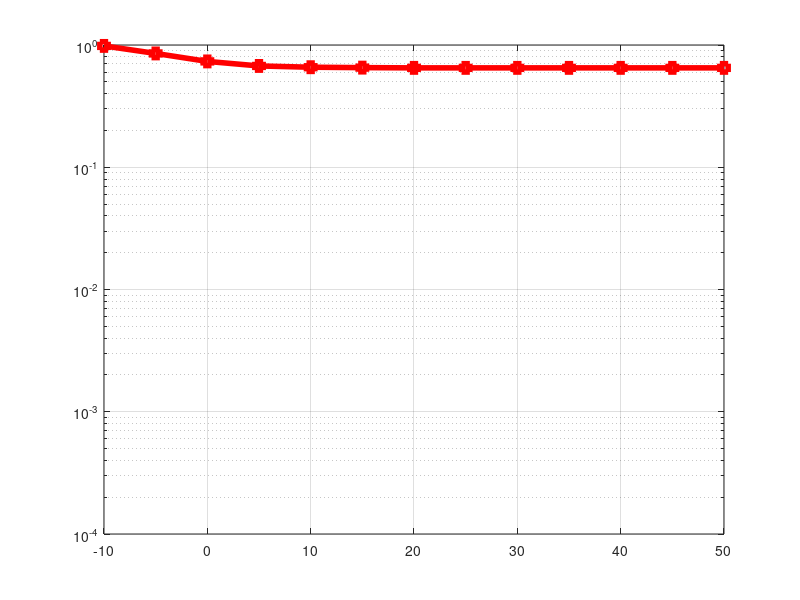

This figure's MATLAB source:
clear all;
close all;
clc;
%% Secure Relay and Jammer Selection for Physical Layer Security

%% Initialisations
% Declaring nodes in the network
M = 4; N = 3; K = 2; % M -> number of intermediate nodes, N -> number of antennas at the destination, K -> is the number of eavesdroppers
SNR_dB = -10:5:50; % No of instances of SNR we would like to plot SNR for
% Generating H matrix - H matrix contains the channel between each intermediate node to ith antenna of the destination.
samples=10^3;
SOP=0;
for ii=1:samples
    H = [];
    w = ones(N,1); % initialising beamformer matrix
    e = ones(M,1);
    gamma_E = [];
    gamma_D = [];
    var = 1;
    G = [];
    
    
    
    for j = 1:M
        var = 1;
        curr = sqrt(var/2)*(randn(N,1)+i*randn(N,1));
        for k = 1:N
            curr(k,1) = curr(k,1)*curr(k,1)';
        end
        H = [H curr];
    end
    
    % Generating G matix - G matrix contains the channel between each intermediate node and ith eavesdropper
    
    for j = 1:M
        curr = sqrt(var/2)*(randn(K,1)+i*randn(K,1));
        for k = 1:K
            curr(k,1) = curr(k,1)*curr(k,1)';
        end
        G = [G curr];
    end
    
    gmk = sqrt(1/2)*(randn(M,K)+i*randn(M,K));
    
    for si = 1:length(SNR_dB)
        SNR = 10^(SNR_dB(si)/10);
        
        
        %     gamma_D_SNR = [];
        %     gamma_E_SNR = [];
        %     for j = 1:2^M
        r_select=randi([1 M],[1 1]);
        b = [0 1 0 1];
        %         b = de2bi(j-1, M); % b is the matrix that tells us the allocation of jammers and relays among the intermediate nodes
        H_J = H*diag(b); % H_J is the resultant matrix of Jammer nodes
        H_R = H*(eye(M) - diag(b)); % H_R is the resultant matrix of Relay nodes
        temp_gammaD = (SNR*w'*H_R*e*e'*H_R'*w)/(SNR*w'*H_J*H_J'*w +w'*w);
        gamma_D_SNR = temp_gammaD;
        %         gamma_D_SNR = 1;
        
        
        [~,L2] = find(b==1);[~,L1] = find(b==0);
        g_nm = gmk(L1, :);
        g_dm = gmk(L2, :);
        G_NM = abs(sum(g_nm)).^2;
        G_DM = sum(abs(g_dm).^2);
        
        gamma_E_SNR = max(SNR*G_NM./(1+G_DM*SNR));
        gamma_E_SNR = 1;
        
        %     end
        gamma_E = [gamma_E gamma_E_SNR];
        gamma_D = [gamma_D gamma_D_SNR];
    end
    
    R=max(0.5* (log2(1+gamma_D)-log2(1+gamma_E)),0);
    Ri=(R<0.5);
    
    SOP=SOP + Ri;
end

Pout=SOP/(samples);
semilogy(SNR_dB, Pout,'-sr','LineWidth',4);
hold on; grid on
ylim([10^-4 1])
% R = zeros(2^M-1, SNR_dB);% Secrecy rate
